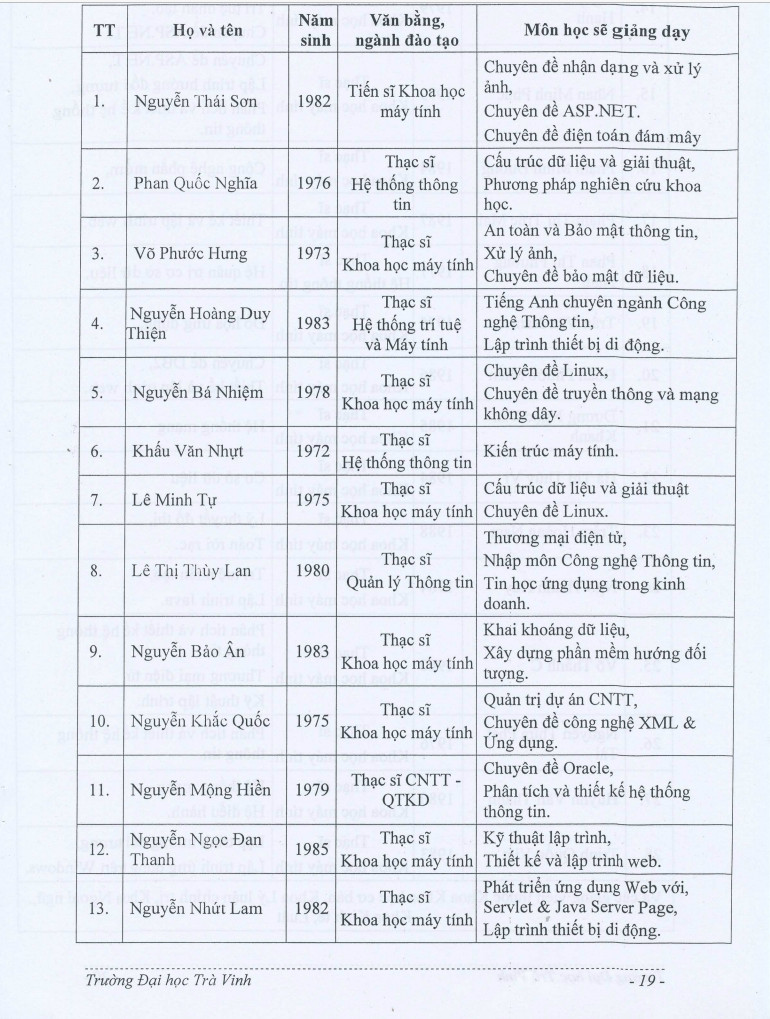
#> input picture data/test_identify_table/input/1.jpg, 770 x 1019 px
$ python -i identify_table.py   (imports and definitions only)
#> lines starting #> are read from the running program, lines starting #| are printed output that depends on the picture; after the words box and inside, x2 and y2 are one past the last pixel; in counts of white or black regions, pixels touching at a corner belong together
import cv2
import numpy as np

class Table_Img():
    def __init__(self, image_path):
        self.img = cv2.imread(image_path, 0)
#> self.img: shape (1019, 770); min 49, max 255, mean 232
        self.preprocess()
#> in preprocess, `thresh, img_bin = cv2.threshold(self.img, 128, 255, cv2.THRESH_BINARY ..`:
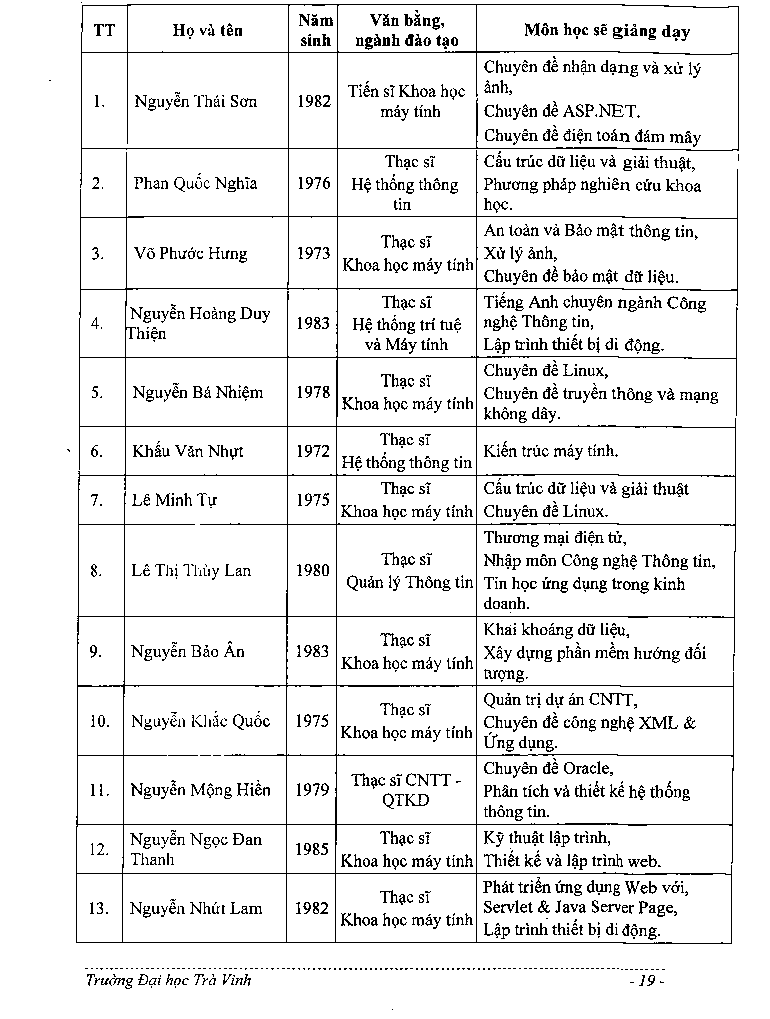
#> img_bin: shape (1019, 770); 92.2% white; black in thin lines or dots, all inside (x1, y1, x2, y2) = (49, 2, 739, 1010)
#> in preprocess, `thresh, img_bin = cv2.threshold(self.img, 128, 255, cv2.THRESH_BINARY ..`: thresh = 183
        self.horizontal_lines = []
        self.vertical_lines = []

    # Xử lý ảnh tạo ảnh xám và ảnh nhịn phân
    def preprocess(self):
        #chuyển sang ảnh xám


        #chuyển sang ảnh nhị phân
        thresh, img_bin = cv2.threshold(self.img, 128, 255, cv2.THRESH_BINARY | cv2.THRESH_OTSU)
        self.img_bin = img_bin

        return self.img_bin

    #Xác địch các vector đường thẳng.
    def _lines(self, k):
        kernel = cv2.getStructuringElement(cv2.MORPH_RECT, k)
        image = cv2.erode(self.img_bin, kernel, iterations=3)
        lines = cv2.dilate(image, kernel, iterations=3)

        lines = cv2.HoughLinesP(lines, 1, np.pi/180, 30, maxLineGap=250)
        return lines

    def _group_lines(self, lines, thin_thresh, k = 1):
        new_lines = []

        while len(lines) > 0:
            thresh = sorted(lines, key=lambda x: x[0][k])[0][0]

            slines = [line for line in lines if thresh[k] - thin_thresh <= line[0][k] <= thresh[k] + thin_thresh]
            lines = [line for line in lines if thresh[k] - thin_thresh > line[0][k] or line[0][k] > thresh[k] + thin_thresh]

            lis = []
            for line in slines:
                lis.append(line[0][k-1])
                lis.append(line[0][k+1])
            new_lines.append([min(lis) - 4*thin_thresh, max(lis) + 4*thin_thresh, thresh[k]])
        return new_lines

    def find_horizontal_lines(self):
        kernel_len = self.img.shape[1]//120
#> kernel_len = 6
        h_lines = self._lines((kernel_len, 1))
#> in _lines, `image = cv2.erode(self.img_bin, kernel, iterations=3)`:
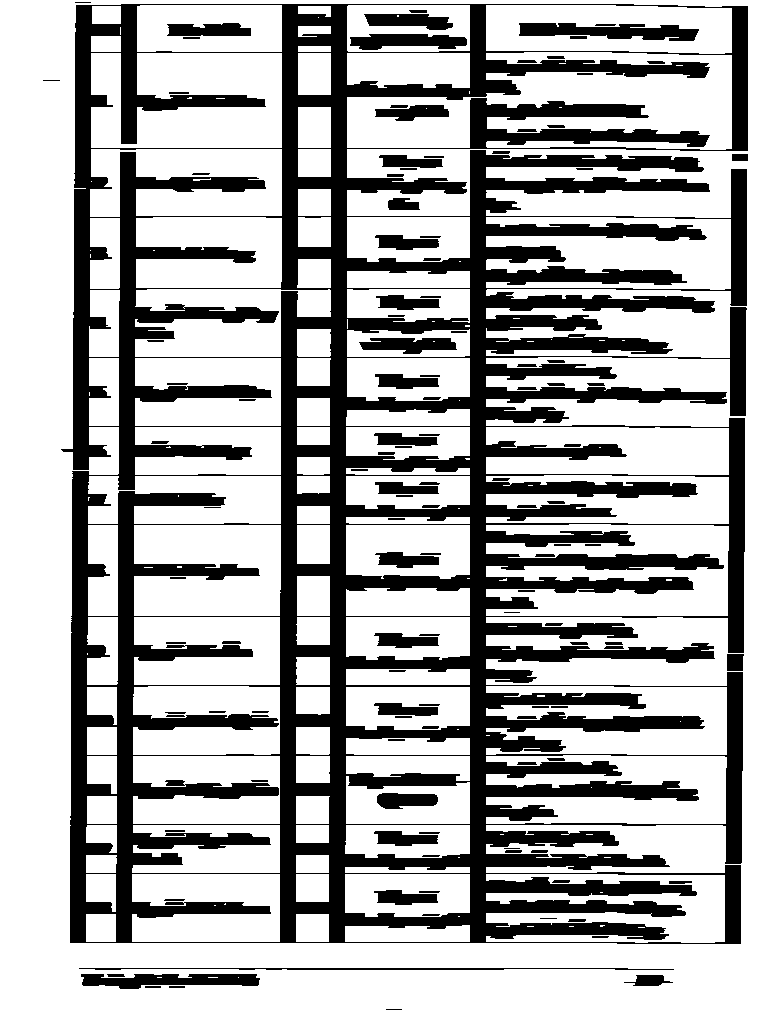
#> image: shape (1019, 770); 68.9% white; 121 black regions (7 under 20 px), largest, box (x1, y1, x2, y2) and area: (61, 4, 748, 944) 220959, (519, 23, 699, 41) 2114, (81, 974, 260, 989) 1873
#> in _lines, `lines = cv2.dilate(image, kernel, iterations=3)`:
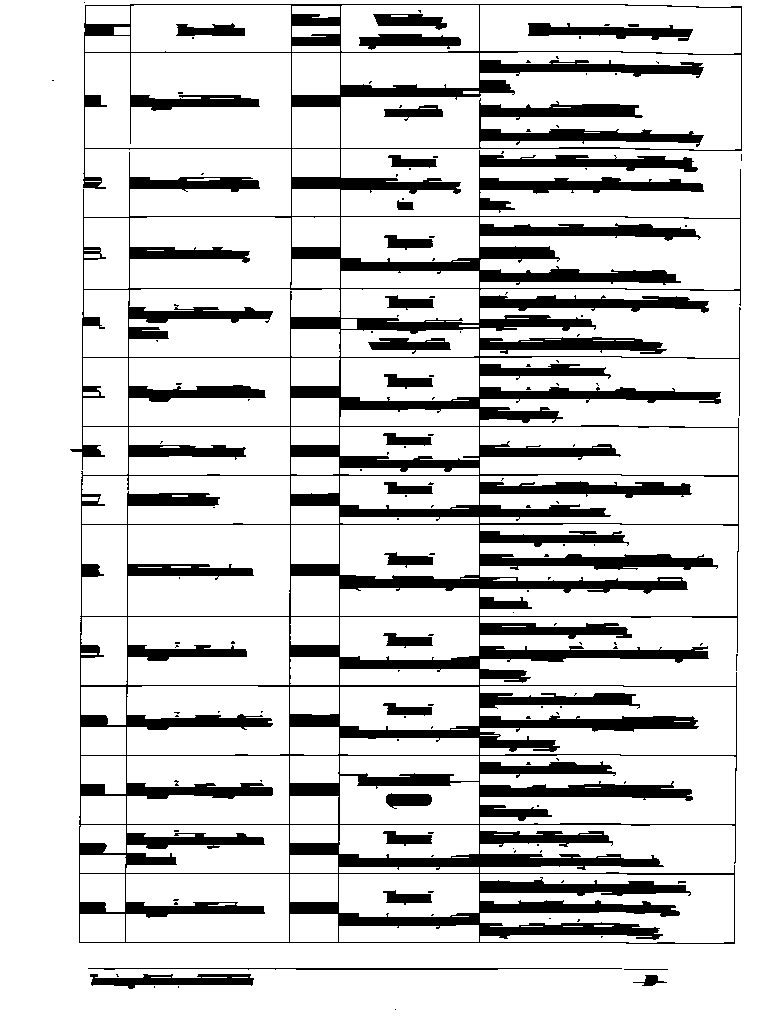
#> lines: shape (1019, 770); 82.2% white; 141 black regions (116 under 20 px), largest, box (x1, y1, x2, y2) and area: (70, 4, 742, 944) 125540, (528, 23, 693, 41) 1542, (90, 974, 254, 989) 1438
#> in _lines, `lines = cv2.HoughLinesP(lines, 1, np.pi/180, 30, maxLineGap=250)`: lines = 813 rows, first 6: [363, 1018, 399, 0], [0, 111, 769, 880], [18, 1018, 769, 267], [48, 0, 545, 1018], [43, 0, 60, 1018], [617, 1018, 742, 0]
#> h_lines has the same summary as lines in _lines

        self.horizontal_lines = self._group_lines(h_lines, kernel_len, 1)
#> the loop in _group_lines, `while len(lines) > 0:` made 46 passes
#> thresh on passes 1, 2, 9, 22, 24, 25, 26, 27, 28, 29, 30, 31: [48, 0, 545, 1018], [220, 8, 417, 1018], [9, 144, 482, 0], [149, 827, 434, 0], [112, 847, 186, 1], [80, 855, 95, 0], [121, 864, 288, 2], [120, 872, 387, 0], [106, 879, 198, 0], [110, 886, 364, 0], [109, 895, 283, 0], [109, 902, 285, 0]
#> slines on passes 3 to 8: [[[40, 22, 685, 0]]], [[[0, 32, 439, 1018]], [[212, 36, 385, 1018]]], [[[225, 43, 414, 1018]]], [[[51, 60, 623, 0]]], [[[39, 76, 55, 1018]]], [[[0, 111, 769, 880]]]
#> after the loop in _group_lines, `while len(lines) > 0:`: lines = []; new_lines = 46 items, first 6: [5, 793, 0], [145, 555, 8], [16, 709, 22], [-24, 463, 32], [201, 438, 43], [27, 647, 60]
#> self.horizontal_lines has the same summary as new_lines in _group_lines
        return self.horizontal_lines

    def find_vertical_lines(self):
        kernel_len = self.img_gray.shape[0]//100
        v_lines = self._lines((1, kernel_len))

        self.vertical_lines = self._group_lines(v_lines, kernel_len, 2)
        return self.vertical_lines

    def find_cell(self):
        if self.horizontal_lines == []:
            self.find_horizontal_lines()
        if self.vertical_lines == []:
            self.find_vertical_lines()

        cells = []
        for i in range(len(self.horizontal_lines)-1):
            cells.append([])
            for j in range(len(self.vertical_lines)-1):
                x1 = self.vertical_lines[j][2]
                y1 = self.horizontal_lines[i][2]
                x2 = self.vertical_lines[j+1][2]
                y2 = self.horizontal_lines[i+1][2]

                cells[-1].append([[x1, y1, x2, y2]])

        self.cells = cells
        return cells

    def cut_img(self, x, y):
        x1, y1, x2, y2 = self.cells[x][y]
        return self.img[y1:y2, x1:x2]

>>> result = Table_Img('../../data/test_identify_table/input/1.jpg').find_horizontal_lines()
#> result has the same summary as new_lines in _group_lines

$ run again, on data/test_identify_table/input/2.jpg
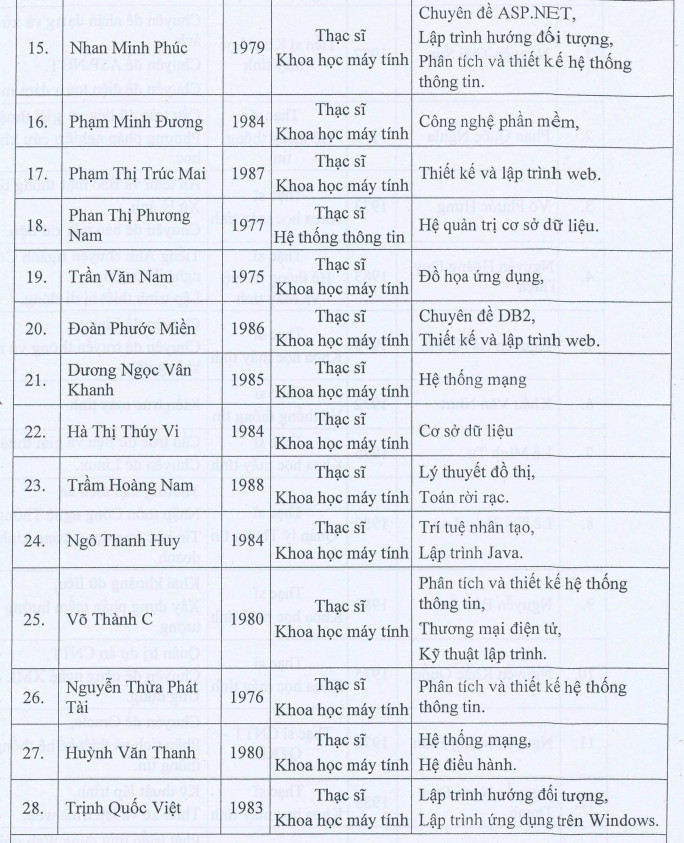
#> input picture data/test_identify_table/input/2.jpg, 684 x 843 px
#> in preprocess, `thresh, img_bin = cv2.threshold(self.img, 128, 255, cv2.THRESH_BINARY ..`:
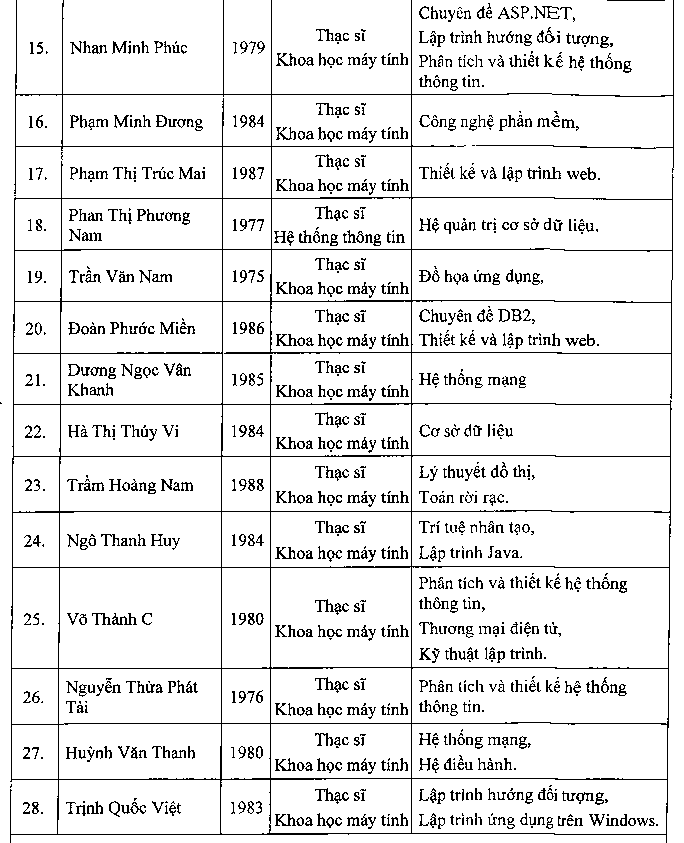
#> img_bin: shape (843, 684); 91.3% white; black in thin lines or dots
#> in preprocess, `thresh, img_bin = cv2.threshold(self.img, 128, 255, cv2.THRESH_BINARY ..`: thresh = 184
#> image: shape (843, 684); 68.3% white; 98 black regions (3 under 20 px), largest, box (x1, y1, x2, y2) and area: (0, 0, 680, 843) 169905, (309, 599, 371, 615) 644, (309, 677, 371, 693) 644
#> in _lines, `lines = cv2.dilate(image, kernel, iterations=3)`:
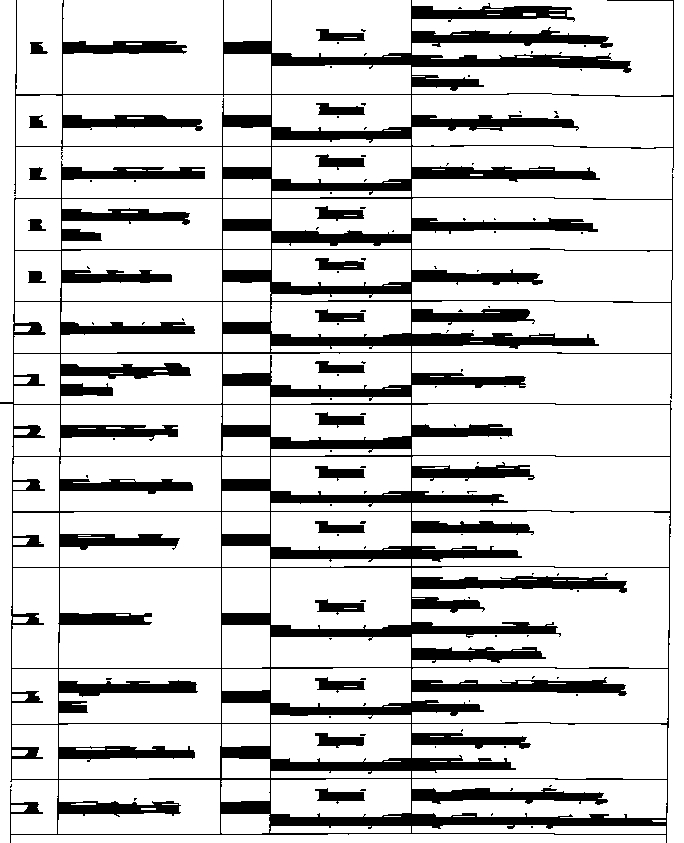
#> lines: shape (843, 684); 80.9% white; 117 black regions (97 under 20 px), largest, box (x1, y1, x2, y2) and area: (0, 0, 674, 843) 102707, (315, 466, 365, 481) 450, (315, 788, 365, 804) 450
#> in _lines, `lines = cv2.HoughLinesP(lines, 1, np.pi/180, 30, maxLineGap=250)`: lines = 693 rows, first 6: [72, 0, 266, 842], [0, 675, 675, 0], [0, 763, 683, 266], [0, 746, 683, 63], [118, 842, 683, 168], [25, 0, 683, 658]
#> h_lines has the same summary as lines in _lines
#> the loop in _group_lines, `while len(lines) > 0:` made 38 passes
#> slines on passes 12, 16, 19, 20, 21, 22, 23, 24: [[[89, 88, 249, 842]], [[85, 91, 204, 842]]], [[[69, 136, 93, 842]]], [[[69, 163, 129, 842]], [[76, 166, 136, 842]]], [[[0, 180, 662, 842]], [[66, 180, 77, 842]]], [[[69, 194, 80, 842]]], [[[77, 205, 144, 842]], [[67, 206, 78, 842]]], [[[70, 223, 102, 842]]], [[[80, 241, 122, 842]]]
#> after the loop in _group_lines, `while len(lines) > 0:`: lines = []; new_lines = 38 items, first 6: [0, 703, 0], [43, 692, 6], [48, 703, 12], [43, 669, 18], [43, 681, 24], [46, 703, 30]
#> self.horizontal_lines has the same summary as new_lines in _group_lines
#> result has the same summary as new_lines in _group_lines
